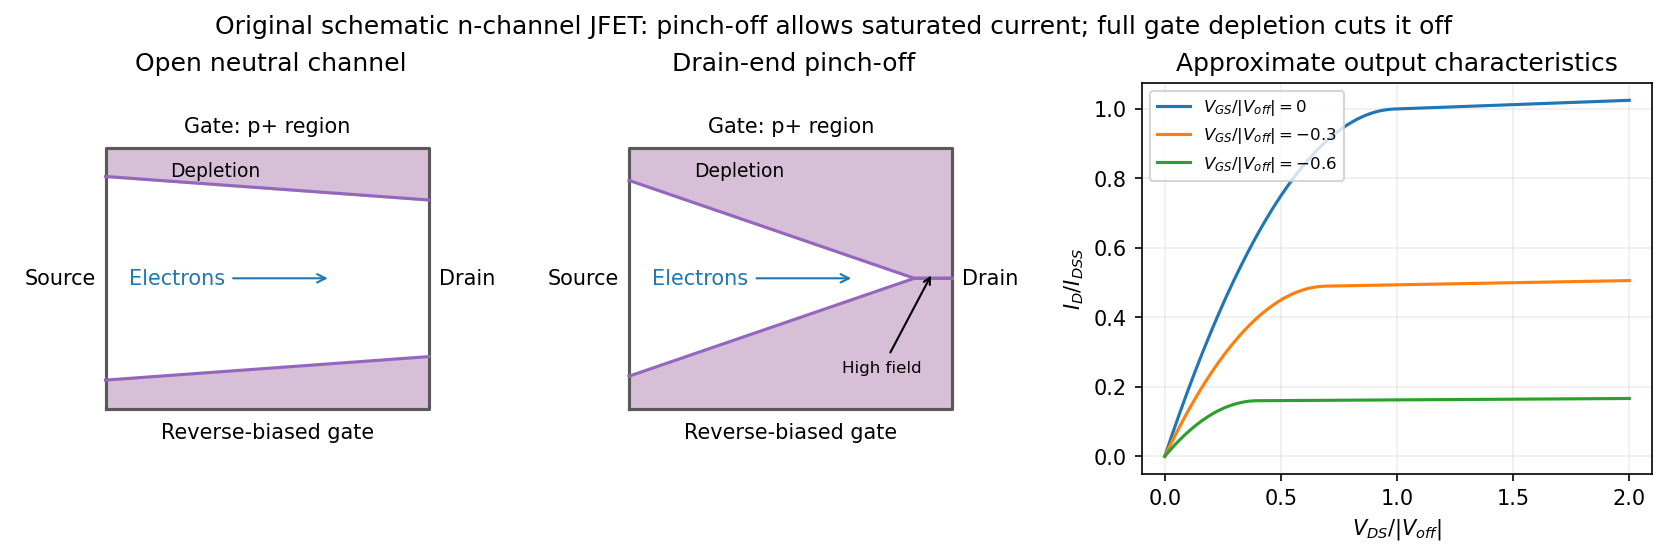

Python code for this plot:
"""Original explanatory plot; run from the corresponding _media directory."""
from pathlib import Path
import numpy as np
import matplotlib
matplotlib.use("Agg")
import matplotlib.pyplot as plt
plt.rcParams.update({"font.size": 10, "figure.facecolor": "white", "axes.facecolor": "white"})

fig,axs=plt.subplots(1,3,figsize=(11,3.6),layout='constrained');x=np.linspace(0,1,250)
for ax,pinch in zip(axs[:2],[False,True]):
 w=.22+.18*x if not pinch else np.minimum(.25+.85*x,1)
 ax.fill_between(x,1-w,1,color='thistle');ax.fill_between(x,-1,-1+w,color='thistle')
 ax.plot([0,1,1,0,0],[-1,-1,1,1,-1],color='0.35');ax.plot(x,1-w,color='tab:purple');ax.plot(x,-1+w,color='tab:purple')
 ax.text(-.03,0,'Source',ha='right',va='center');ax.text(1.03,0,'Drain',va='center');ax.text(.5,1.12,'Gate: p+ region',ha='center');ax.text(.5,-1.23,'Reverse-biased gate',ha='center');ax.annotate('Electrons',(.7,0),(.22,0),ha='center',va='center',arrowprops=dict(arrowstyle='->',color='tab:blue'),color='tab:blue')
 ax.text(.34,.78,'Depletion',ha='center',fontsize=9);ax.set(xlim=(-.28,1.3),ylim=(-1.5,1.5),title='Drain-end pinch-off' if pinch else 'Open neutral channel');ax.axis('off')
 if pinch:ax.annotate('High field',(.94,.05),(.66,-.72),fontsize=8,arrowprops=dict(arrowstyle='->'))
v=np.linspace(0,2,500)
for vg in [0,-.3,-.6]:
 vp=1+vg;r=v/vp;isat=(1+vg)**2;current=np.where(r<1,isat*(2*r-r*r),isat*(1+.025*(v-vp)))
 axs[2].plot(v,current,label=rf'$V_{{GS}}/|V_{{off}}|={vg:g}$')
axs[2].set(xlabel=r'$V_{DS}/|V_{off}|$',ylabel=r'$I_D/I_{DSS}$',title='Approximate output characteristics');axs[2].grid(alpha=.2);axs[2].legend(fontsize=8)
fig.suptitle('Original schematic n-channel JFET: pinch-off allows saturated current; full gate depletion cuts it off')

fig.savefig(Path.cwd()/Path(__file__).with_suffix(".png").name, dpi=150, facecolor="white", bbox_inches="tight")
plt.close(fig)
